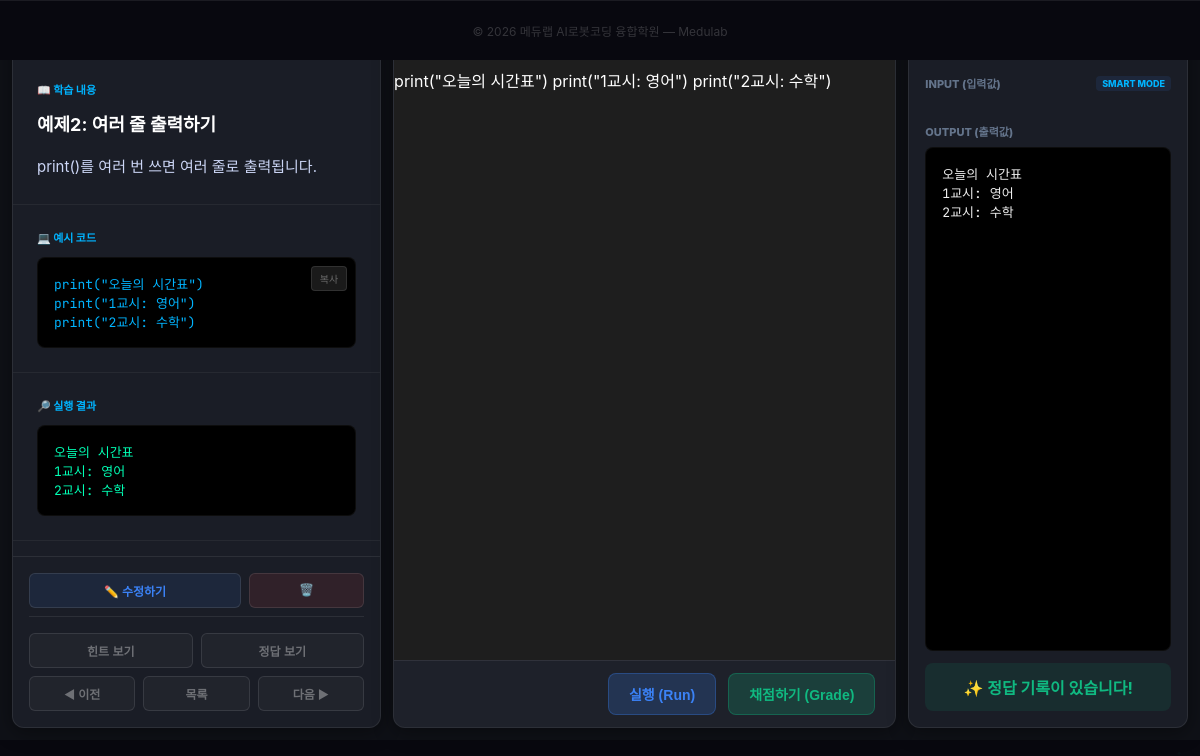
The app's page /courses/item/2/ (signed in) with its own data.
### courses/models.py (models this page shows, shortened)
class Item(models.Model):
    ITEM_TYPES = [
        ('example', '예제'),
        ('problem', '실습문제'),
        ('project', '프로젝트'),
        ('homework', '과제'),
    ]
    chapter = models.ForeignKey(Chapter, on_delete=models.CASCADE, related_name="items")
    number = models.PositiveIntegerField("항목 순서", default=1)
    key = models.CharField("키워드/ID", max_length=100, help_text="예: ex01, prob02")
    title = models.CharField("제목", max_length=200)
    item_type = models.CharField("유형", max_length=50, choices=ITEM_TYPES, default='example')
    explain_html = models.TextField("설명 (HTML 가능)", blank=True, null=True)
    hint = models.TextField("힌트", blank=True, null=True)
    answer_code = models.TextField("정답 코드", blank=True, null=True)
    example_input = models.TextField("테스트용 입력값", blank=True, null=True)
    expected_output = models.TextField("예상 출력값", blank=True, null=True)
    due_date = models.DateTimeField("제출 기한", blank=True, null=True)
    class Meta:
        ordering = ["chapter", "number"]

class UserProgress(models.Model):
    user = models.ForeignKey(User, on_delete=models.CASCADE, related_name="learning_progress")
    item = models.ForeignKey(Item, on_delete=models.CASCADE, related_name="user_progress")
    code = models.TextField("제출한 코드", blank=True)
    last_output = models.TextField("마지막 출력", blank=True)
    score = models.IntegerField("점수", default=0)
    completed = models.BooleanField("완료 여부", default=False)
    updated_at = models.DateTimeField(auto_now=True)
    class Meta:
        unique_together = ('user', 'item')

### courses/views.py (the view)
# urls.py: path('item/<int:item_id>/', views.item_page, name='item_page'),
@login_required
def item_page(request, item_id):
    item = get_object_or_404(Item, id=item_id)
    program = item.chapter.program
    all_items = list(Item.objects.filter(chapter__program=program).order_by('chapter__number', 'number'))
    try:
        current_idx = all_items.index(item)
        prev_item = all_items[current_idx - 1] if current_idx > 0 else None
        next_item = all_items[current_idx + 1] if current_idx < len(all_items) - 1 else None
    except ValueError:
        prev_item = next_item = None
    progress, _ = UserProgress.objects.get_or_create(user=request.user, item=item)
    template_name = "learning_program/item_page.html"
    p_name = program.name.lower()
    p_type_name = program.program_type.name.lower() if program.program_type else ""
    if "python" in p_name or "파이썬" in p_name or "python" in p_type_name or "파이썬" in p_type_name:
        template_name = "learning_program/item_page_python.html"
    elif item.answer_code or item.expected_output:
        template_name = "learning_program/item_page_python.html"
    elif "ppt" in p_name or "파워포인트" in p_name or "ppt" in p_type_name or "파워포인트" in p_type_name:
        template_name = "learning_program/item_page_ppt.html"
    return render(request, template_name, {
        "item": item,
        "prev_item": prev_item,
        "next_item": next_item,
        "program": program,
        "user_progress": progress
    })

### arcade/models.py (called while the page is built)
    @property
    def is_full_member(self):
        return self.user_type in self.FULL_ACCESS_TYPES and self.is_approved

    @property
    def needs_approval(self):
        return self.user_type in self.FULL_ACCESS_TYPES and not self.is_approved

### courses/templates/learning_program/item_page_python.html (shortened to what this page needs)
{% extends "arcade/base.html" %}
{% block content %}
<div class="editor-container">
    <section class="panel panel-left">
        <div class="panel-header">LEARNING GUIDE</div>
        <div class="explain-scroll">
            <div class="section-part">
                <div class="part-label">📖 학습 내용</div>
                <div class="part-content">
                    {{ item.explain_html|safe }}
                </div>
            </div>
            {% if item.item_type == 'example' and item.answer_code %}
            <div class="section-part">
                <div class="part-label">💻 예시 코드</div>
                <pre class="code-view" id="example-code-pre">{{ item.answer_code }}{% if user.is_staff %}<button class="btn-copy" onclick="copyExampleCode()">복사</button>{% endif %}</pre>
            </div>
            {% endif %}
            {% if item.expected_output %}
            <div class="section-part">
                <div class="part-label">🔎 실행 결과</div>
                <pre class="output-view">{{ item.expected_output }}</pre>
            </div>
            {% endif %}
        </div>
        <div class="bottom-nav">
            {% if user.is_staff %}
            <div class="btn-group" style="padding-bottom: 8px; border-bottom: 1px solid rgba(255,255,255,0.08); margin-bottom: 8px;">
                <a href="{% url 'item_edit' item.id %}" class="btn-mini" style="background: rgba(59, 130, 246, 0.1); color: #3b82f6; flex: 2;">✏️ 수정하기</a>
                <a href="{% url 'item_delete' item.id %}" class="btn-mini" style="background: rgba(239, 68, 68, 0.1); color: #ef4444;">🗑️</a>
            </div>
            {% endif %}
            <div class="btn-group">
                <button class="btn-mini" onclick="toggleAux('hint-box')">힌트 보기</button>
                <button class="btn-mini" onclick="toggleAux('answer-box')">정답 보기</button>
            </div>
            <div class="btn-group">
                {% if prev_item %}
                    <a href="{% url 'item_page' prev_item.id %}" class="btn-mini">◀ 이전</a>
                {% else %}
                    <span class="btn-mini" style="opacity: 0.3;">◀ 이전</span>
                {% endif %}
                <a href="{% url 'chapter_detail' item.chapter.id %}" class="btn-mini">목록</a>
                {% if next_item %}
                    <a href="{% url 'item_page' next_item.id %}" class="btn-mini">다음 ▶</a>
                {% else %}
                    <a href="{% url 'chapter_detail' item.chapter.id %}" class="btn-mini" style="color: var(--accent-green);">완료 ▶</a>
                {% endif %}
            </div>
        </div>
    </section>
    <section class="panel panel-center">
        <div class="panel-header">
            <span>PYTHON 3 EDITOR</span>
            {% if user_progress.completed %}
                <span id="status-text" style="color: var(--accent-green); font-size: 10px;">● COMPLETED</span>
            {% else %}
                <span id="status-text" style="color: #64748b; font-size: 10px;">● READY</span>
            {% endif %}
        </div>
        <div class="editor-wrapper">
            <div id="editor">{{ user_progress.code|default:"" }}</div>
        </div>
        <div class="editor-footer">
            <button class="btn-main btn-run" onclick="runCode()">실행 (Run)</button>
            <button class="btn-main btn-grade" onclick="submitCode()">채점하기 (Grade)</button>
        </div>
    </section>
    <section class="panel panel-right">
        <div class="panel-header">실행 결과</div>
        <div class="console-section">
            <div class="console-title" style="display: flex; justify-content: space-between; align-items: center;">
                <span>INPUT (입력값)</span>
                <span id="input-mode-badge" style="font-size: 9px; padding: 2px 6px; border-radius: 4px; background: rgba(59, 130, 246, 0.1); color: var(--accent-blue);">SMART MODE</span>
            </div>
            <div class="console-title">OUTPUT (출력값)</div>
            <div id="output-box" class="output-box">{{ user_progress.last_output|default:"코드를 실행하면 결과가 여기에 나타납니다." }}</div>
            <div id="grade-display" class="grade-display" {% if user_progress.completed %}style="display: block; background: rgba(16, 185, 129, 0.1); color: #10b981;"{% endif %}>
                {% if user_progress.completed %}✨ 정답 기록이 있습니다!{% endif %}
            </div>
        </div>
    </section>
</div>
{% endblock %}

### templates/arcade/base.html (style rules this page uses)
*, *::before, *::after { box-sizing: border-box; margin: 0; padding: 0; }
:root { --bg-primary: #08080f; --bg-card: #111118; --bg-surface: #0a0a12; --text-primary: #ffffff; --text-secondary: rgba(255, 255, 255, 0.6); --text-muted: rgba(255, 255, 255, 0.35); --accent-green: #00ffb4; --accent-blue: #00b4ff; --accent-purple: #a855f7; --border: rgba(255, 255, 255, 0.08); }
body { background: var(--bg-primary); color: var(--text-primary); font-family: 'Noto Sans KR', -apple-system, BlinkMacSystemFont, sans-serif; min-height: 100vh; overflow-x: hidden; }

### records on screen
Item: explain_html "예제2: 여러 줄 출력하기 print()를 여러 번 쓰면 여러 줄로 출력됩니다.", answer_code "print(\"오늘의 시간표\") print(\"1교시: 영어\") print(\"2교시: 수학\")", expected_output "오늘의 시간표 1교시: 영어 2교시: 수학"
UserProgress: code "print(\"오늘의 시간표\") print(\"1교시: 영어\") print(\"2교시: 수학\")", last_output "오늘의 시간표 1교시: 영어 2교시: 수학"
